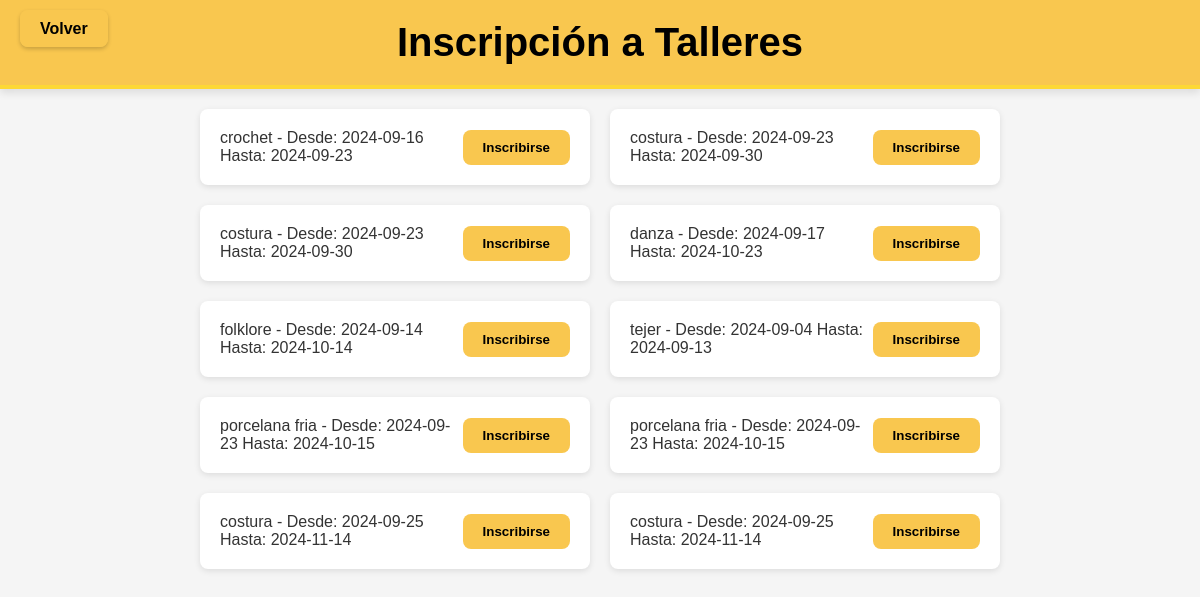
Page /inscripcionesTalleres.php on the committed database.
### tables this page shows
CREATE TABLE `talleres` (
  `id_taller` int(11) NOT NULL,
  `taller` varchar(255) NOT NULL,
  `fecha_inicio` date NOT NULL,
  `fecha_fin` date NOT NULL
);

### inscripcionesTalleres.php (the view, shortened to what this page needs)
<?php
$servername = "localhost";
$username = "root";
$password = "";
$dbname = "merendero1";
$conn = new mysqli($servername, $username, $password, $dbname);
$sql = "SELECT id_taller, taller, fecha_inicio, fecha_fin FROM talleres";
$result = $conn->query($sql);
?>
<!DOCTYPE html>
<html lang="es">
<head>
</head>
<body>
    <header>
        <div class="header-buttons">
            <a href="inscripciones.php">Volver</a>
        </div>
        <h1>Inscripción a Talleres</h1>
    </header>
    <ul>
        <?php while($row = $result->fetch_assoc()): ?>
            <li>
                <?php echo $row['taller'] . " - Desde: " . $row['fecha_inicio'] . " Hasta: " . $row['fecha_fin']; ?>
                <button onclick="showForm('<?php echo $row['taller']; ?>')">Inscribirse</button>
            </li>
        <?php endwhile; ?>
    </ul>
</body>
</html>

### inscripcionesTalleres.php (style rules this page uses)
body { font-family: Verdana, sans-serif; margin: 0; padding: 0; background-color: #f5f5f5; color: #333; }
header { background-color: #f9c74f; padding: 20px 0; color: #000; text-align: center; border-bottom: 4px solid #fdd835; box-shadow: 0 4px 8px rgba(0, 0, 0, 0.1); position: relative; }
header h1 { margin: 0; font-size: 2.5em; font-weight: bold; }
.header-buttons { position: absolute; top: 20px; left: 20px; }
.header-buttons a { background-color: #f9c74f; color: #000; padding: 10px 20px; text-decoration: none; border-radius: 8px; font-weight: bold; box-shadow: 0 2px 4px rgba(0, 0, 0, 0.2); }
ul { list-style-type: none; padding: 20px; margin: 0 auto; max-width: 800px; display: flex; flex-wrap: wrap; gap: 20px; }
li { margin: 0; padding: 20px; background-color: #fff; border-radius: 8px; box-shadow: 0 2px 6px rgba(0, 0, 0, 0.1); display: flex; justify-content: space-between; align-items: center; flex: 1 1 calc(50% - 20px); box-sizing: border-box; }
li button { background-color: #f9c74f; color: #000; padding: 10px 20px; border: none; border-radius: 8px; cursor: pointer; font-weight: bold; transition: background-color 0.3s ease; }

### rows in the picture
talleres: taller "crochet", fecha_inicio "2024-09-16", fecha_fin "2024-09-23"
talleres: taller "costura", fecha_inicio "2024-09-23", fecha_fin "2024-09-30"
talleres: taller "costura", fecha_inicio "2024-09-23", fecha_fin "2024-09-30"
talleres: taller "danza", fecha_inicio "2024-09-17", fecha_fin "2024-10-23"
talleres: taller "folklore", fecha_inicio "2024-09-14", fecha_fin "2024-10-14"
talleres: taller "tejer", fecha_inicio "2024-09-04", fecha_fin "2024-09-13"
talleres: taller "porcelana fria", fecha_inicio "2024-09-23", fecha_fin "2024-10-15"
talleres: taller "porcelana fria", fecha_inicio "2024-09-23", fecha_fin "2024-10-15"
talleres: taller "costura", fecha_inicio "2024-09-25", fecha_fin "2024-11-14"
talleres: taller "costura", fecha_inicio "2024-09-25", fecha_fin "2024-11-14"
